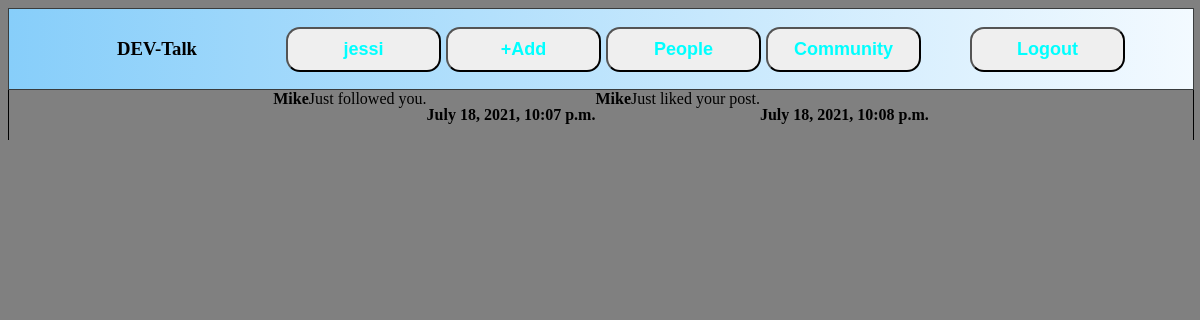
Page /notification/ (signed in) on the earlier database version.
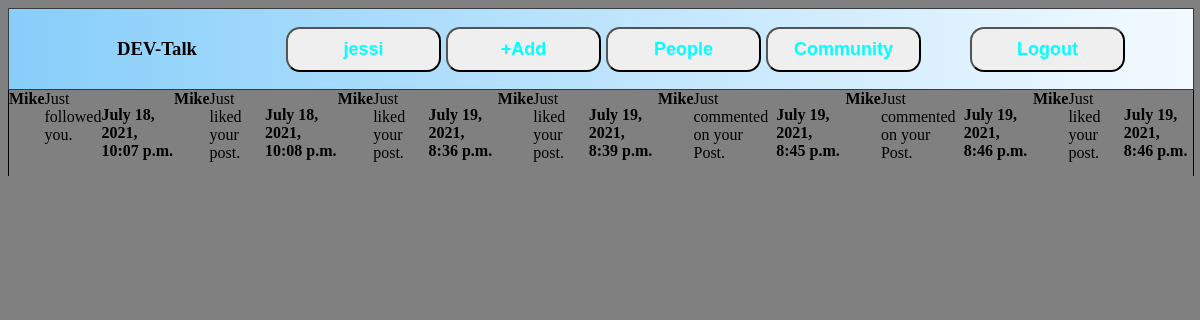
Same page on the later database version.
### custom_users/models.py (models this page shows, shortened)
class Uzer(AbstractUser):
    avatar = models.ImageField(upload_to='profile_pics/', default='')
    following = models.ManyToManyField('self', symmetrical=False, related_name='follow_person')
    followers = models.ManyToManyField('self', symmetrical=False, related_name='follower')
    bio = models.TextField(max_length=500, blank=True, null=True)
    location = models.CharField(blank=True, max_length=150, null=True)
    github = models.URLField(blank=True, null=True)
    linkedin = models.URLField(blank=True, null=True)
    portfolio = models.URLField(blank=True, null=True)
    def __str__(self):
        return self.username

### notifs/models.py (models this page shows)
class Notifs(models.Model):
    notification = models.IntegerField(null=True, blank=True)
    reciever = models.ForeignKey(
        Uzer, related_name='notif_to', on_delete=models.CASCADE, null=True)
    sender = models.ForeignKey(
        Uzer, related_name='notif_from', on_delete=models.CASCADE, null=True)
    comment = models.ForeignKey(
        Comment, on_delete=models.CASCADE, related_name='comment', blank=True, null=True)
    message = models.CharField(max_length=150, default="")
    date = models.DateTimeField(default=timezone.now)
    user_has_seen = models.BooleanField(default=False)

### notifs/views.py (the view)
# urls.py: path('notification/', notifs_view, name='notifications')
@login_required
def notifs_view(request):
    notif = Notifs.objects.filter(
        reciever=request.user).filter(user_has_seen=False)
    notif_list = list(Notifs.objects.filter(
        reciever=request.user).filter(user_has_seen=False))
    Notifs.user_has_seen.update = True
    return render(request, 'notifs.html', {'notifs': notif})

### templates/notifs.html (shortened to what this page needs)
<!DOCTYPE html>
<html lang="en">
<head>
  <link rel="stylesheet" href="/static/index.css/">
</head>
<body>
  {%if request.user.is_authenticated%}
  <div class="Header">
    <div class="Header__Left">
      <h3>DEV-Talk</h3>
    </div>
    <div class="Header__Center">
      <a href="/profile/{{request.user.id}}/">
        <button><strong>{{request.user.username}}</strong></stron></button>
      </a>
      <a href="/uploads/"><button><strong>+Add</strong></button></a>
      <a href="/users/">
        <button><strong>People</strong></button>
      </a>
      <a href="/community/">
        <button><strong>Community</strong></button>
      </a>
    </div>
    <div class="Header__Right">
      <a href="/logout/"><button>Logout</button></a>
    </div>
  </div>
  <div class="container">
    {% for n in notifs %}
    <strong>{{n.sender}}</strong> {{n.message}}
    <p><strong>{{n.date}}</strong></p>
    {% endfor %}
    {%endif%}
</body>
</html>

### static/index.css (style rules this page uses)
body { height: 100vh; background-color:gray; }
.Header { width:100%; height: 10vh; background-image: linear-gradient(to right, #87cefa, #f3faff); border: 1px solid rgb(57, 60, 61); display: flex; flex-direction: row; justify-content: space-evenly; }
.Header__Left { width: 25%; display: flex; justify-content: center; align-items: center; }
.Header__Center { width: 50%; display: flex; justify-content: center; align-items: center; }
.Header__Right { width: 25%; display: flex; justify-content: center; align-items: center; }
button { width: 155px; height: 45px; border-radius: 14px; color: aqua; background-image: url(http://www.bradysammons.com/codepen/darkui/noise.png); font-size: large; font-weight: bold; text-align: center; margin-left: 5px; }
.container { width: 100%; height: fit-content; border-left: 1px solid black; border-right: 1px solid black; display: flex; justify-content: center; }
a { text-decoration: none; color: aqua; }
a, input[type='radio'] + label { text-align: center; display: inline-block; text-decoration: none; cursor: pointer; font-family: 'Trebuchet MS', Helvetica, sans-serif; }

Differences in the rows shown:
added Notifs: sender "Mike", message "Just liked your post.", date "July 19, 2021, 8:36 p.m."
added Notifs: sender "Mike", message "Just liked your post.", date "July 19, 2021, 8:39 p.m."
added Notifs: sender "Mike", message "Just commented on your Post.", date "July 19, 2021, 8:45 p.m."
added Notifs: sender "Mike", message "Just commented on your Post.", date "July 19, 2021, 8:46 p.m."
added Notifs: sender "Mike", message "Just liked your post.", date "July 19, 2021, 8:46 p.m."
